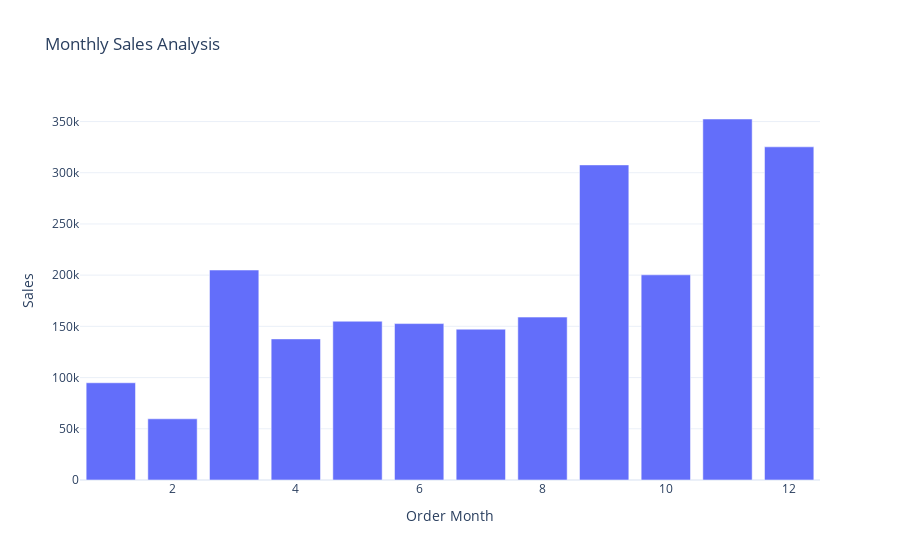

Notebook source saved alongside this figure:
### Code cell
fig =px.bar( sales_by_month,
              x = "Order Month",
              y = "Sales",
            title ="Monthly Sales Analysis")

fig.show()

### Figure 1 — Plotly figure (JSON) as saved in the notebook; plotly's stock layout.template omitted (floating-point values rounded to 4 significant figures)
{"data": [{"alignmentgroup": "True", "hovertemplate": "Order Month=%{x}<br>Sales=%{y}<extra></extra>", "legendgroup": "", "marker": {"color": "#636efa", "pattern": {"shape": ""}}, "name": "", "offsetgroup": "", "orientation": "v", "showlegend": false, "textposition": "auto", "type": "bar", "x": [1, 2, 3, 4, 5, 6, 7, 8, 9, 10, 11, 12], "xaxis": "x", "y": [94920.0, 59750.0, 205000.0, 137800.0, 155000.0, 152700.0, 147200.0, 159000.0, 307600.0, 200300.0, 352500.0, 325300.0], "yaxis": "y"}], "layout": {"autosize": true, "barmode": "relative", "dragmode": "zoom", "legend": {"tracegroupgap": 0}, "title": {"text": "Monthly Sales Analysis"}, "xaxis": {"anchor": "y", "autorange": true, "domain": [0, 1], "range": [0.5, 12.5], "title": {"text": "Order Month"}, "type": "linear"}, "yaxis": {"anchor": "x", "autorange": true, "domain": [0, 1], "range": [0, 371000.0], "title": {"text": "Sales"}, "type": "linear"}}}
